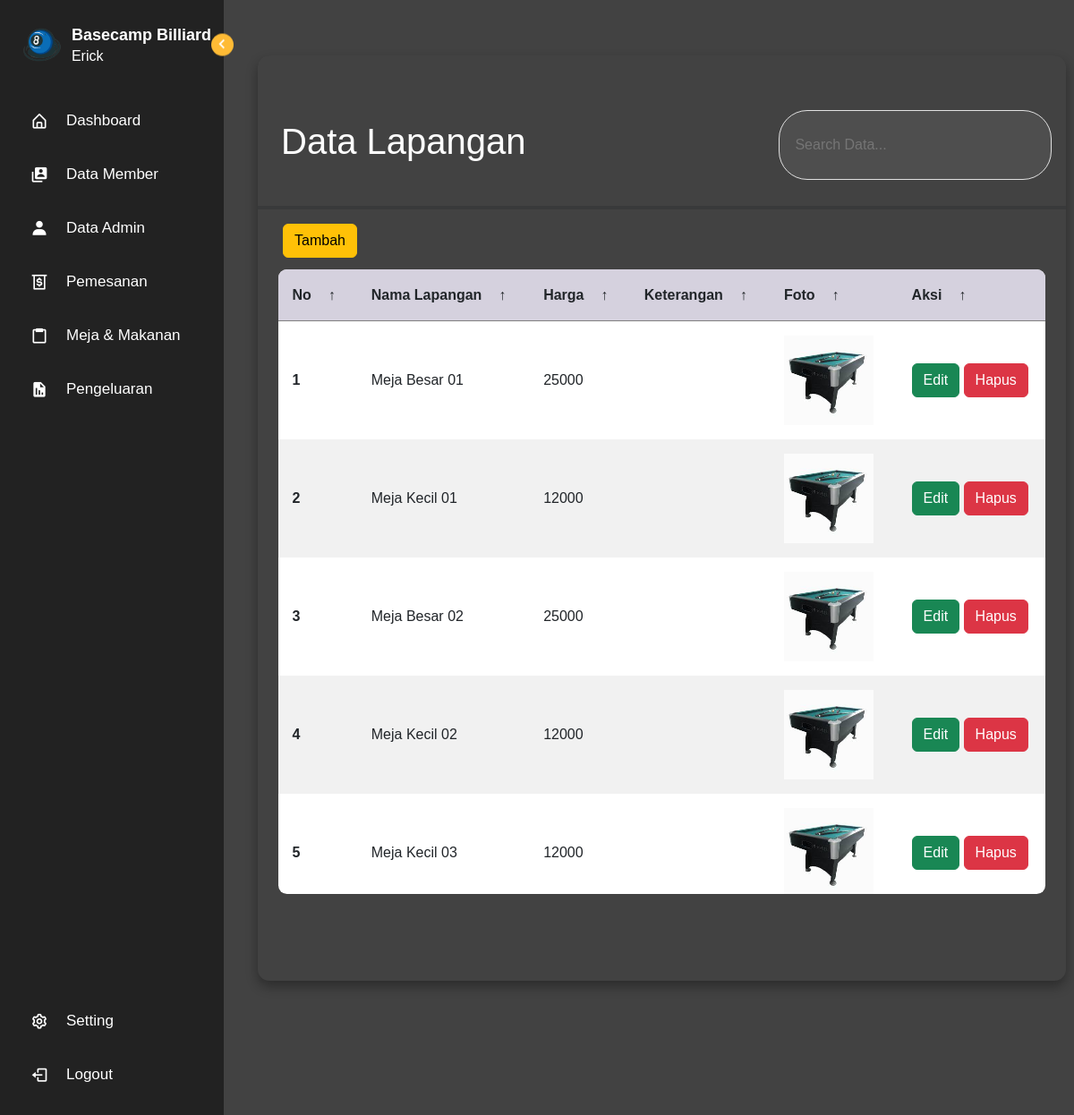
Page /index.php?page=meja (signed in) on the committed database.
### tables this page shows
CREATE TABLE `lapangan` (
  `idlap` int(11) NOT NULL,
  `nm` varchar(35) NOT NULL,
  `ket` text NOT NULL,
  `harga` int(11) NOT NULL,
  `foto` text NOT NULL
);

### functions.php (called while the page is built, shortened)
<?php
$conn = mysqli_connect("localhost", "root", "", "db_futsal");
function query($query)
{
  global $conn;
  $result = mysqli_query($conn, $query);
  $rows = [];
  while ($row = mysqli_fetch_assoc($result)) {
    $rows[] = $row;
  }
  return $rows;
}
 ?>

### admin/lapangan.php (the view, shortened to what this page needs)
<?php
include_once(__DIR__ . '/../functions.php');
$lapangan = query("SELECT * FROM lapangan");
?>
  <link rel="stylesheet" href="../css/form.css">
  <link rel="stylesheet" href="https://cdnjs.cloudflare.com/ajax/libs/font-awesome/4.7.0/css/font-awesome.min.css">
<body>
  <div class="container-fluid">
    <main class="table">
      <section class="table__header mt-5">
        <h1 style="margin-left:10px;">Data Lapangan</h1>
        <div class="input-group">
          <input type="search" name="search" id="searchInput" oninput="searchTable()" placeholder="Search Data...">
        </div>
      </section>
      <hr>
      <button class="btn btn-inti btn btn-warning" style="margin-left: 28px;" data-bs-toggle="modal" data-bs-target="#tambahModal1">Tambah</button>
      <section class="table__body">
        <table>
          <thead>
            <tr>
              <th> No <span class="icon-arrow">&UpArrow;</span></th>
              <th> Nama Lapangan <span class="icon-arrow">&UpArrow;</span></th>
              <th> Harga <span class="icon-arrow">&UpArrow;</span></th>
              <th> Keterangan <span class="icon-arrow">&UpArrow;</span></th>
              <th> Foto <span class="icon-arrow">&UpArrow;</span></th>
              <th> aksi <span class="icon-arrow">&UpArrow;</span></th>
            </tr>
          </thead>
          <tbody id="dataTable">
            <?php $i = 1; ?>
            <?php foreach ($lapangan as $row) : ?>
              <tr>
                <th scope="row"><?= $i++; ?></th>
                <td><?= $row["nm"]; ?></td>
                <td><?= $row["harga"]; ?></td>
                <td><?= $row["ket"]; ?></td>
                <td><img src="./img/<?= $row["foto"]; ?>" id="imglap" width="100" height="100"></td>
                <td>
                  <button class="btn btn-inti btn btn-success" data-bs-toggle="modal" data-bs-target="#editModal<?= $row["idlap"]; ?>">Edit</button>
                  <a href="admin/kontrol/hapusLpg.php?id=<?= $row["idlap"]; ?>" class="btn btn-danger">Hapus</a>
                </td>
              </tr>
            <?php endforeach; ?>
          </tbody>
        </table>
      </section>
    </main>

### css/style.css (style rules this page uses)
* { margin: 0; padding: 0; box-sizing: border-box; font-family: 'Poppins', sans-serif; }
:root { --body-color: #E4E9F7; --sidebar-color: #FFF; --primary-color: #695CFE; --primary-color-light: #F6F5FF; --toggle-color: #DDD; --text-color: #707070; --tran-03: all 0.2s ease; --tran-03: all 0.3s ease; --tran-04: all 0.3s ease; --tran-05: all 0.3s ease; }
body { min-height: 100vh; background-color: var(--body-color); transition: var(--tran-05); }

### css/form.css (style rules this page uses)
* { margin: 0; padding: 0; box-sizing: border-box; font-family: sans-serif; }
:root { --body-color: #E4E9F7; --sidebar-color: #FFF; --primary-color: #695CFE; --primary-color-light: #F6F5FF; --toggle-color: #DDD; --text-color: #707070; --tran-03: all 0.2s ease; --tran-03: all 0.3s ease; --tran-04: all 0.3s ease; --tran-05: all 0.3s ease; }
main h1 { color: #fff; }
body { min-height: 100vh; background: url(images/html_table.jpg) center / cover; display: flex; justify-content: center; align-items: center; }
main.table { position: absolute; top: 5%; left: 4%; width: 80vw; height: 83vh; backdrop-filter: blur(0px); box-shadow: 0 .4rem .8rem #0005; border-radius: .8rem; overflow: hidden; }
.table__header { width: 100%; height: 10%; padding: .8rem 1rem; display: flex; justify-content: space-between; align-items: center; }
.table__header .input-group { width: 35%; height: 100%; background-color: #fff1; padding: 0 .8rem; border-radius: 2rem; border: 1px solid #e1e1e1; display: flex; justify-content: center; align-items: center; transition: .2s; }
.table__header .input-group input { width: 100%; padding: 0 .5rem 0 .3rem; background-color: transparent; border: none; outline: none; }
.table__body { width: 95%; max-height: calc(70% - 1.6rem); background-color: #fffb; margin: .8rem auto; border-radius: .6rem; overflow-y: auto; }
table { width: 100%; }
td img { width: 36px; height: 36px; margin-right: .5rem; border-radius: 50%; vertical-align: middle; }
table, th, td { border-collapse: collapse; padding: 1rem; text-align: left; }
thead th { position: sticky; top: 0; left: 0; background-color: #d5d1defe; cursor: pointer; text-transform: capitalize; }
tbody tr:nth-child(even) { background-color: #f1f1f1; }
tbody tr { --delay: .1s; transition: .5s ease-in-out var(--delay), background-color 0s; }
tbody tr td, tbody tr td p, tbody tr td img { transition: .2s ease-in-out; }
thead th span.icon-arrow { display: inline-block; width: 1.3rem; height: 1.3rem; border-radius: 50%; border: 1.4px solid transparent; text-align: center; font-size: 1rem; margin-left: .5rem; transition: .2s ease-in-out; }
#imglap { width: 100px !important; height: 100px !important; border-radius: 0% !important; }
hr { width: 100%; border: 2px solid; }

### rows in the picture
lapangan: nm "Meja Besar 01", harga "25000", foto (picture)
lapangan: nm "Meja Kecil 01", harga "12000", foto (picture)
lapangan: nm "Meja Besar 02", harga "25000", foto (picture)
lapangan: nm "Meja Kecil 02", harga "12000", foto (picture)
lapangan: nm "Meja Kecil 03", harga "12000", foto (picture)

### other values in the picture
$_SESSION["nama"] "Erick"
